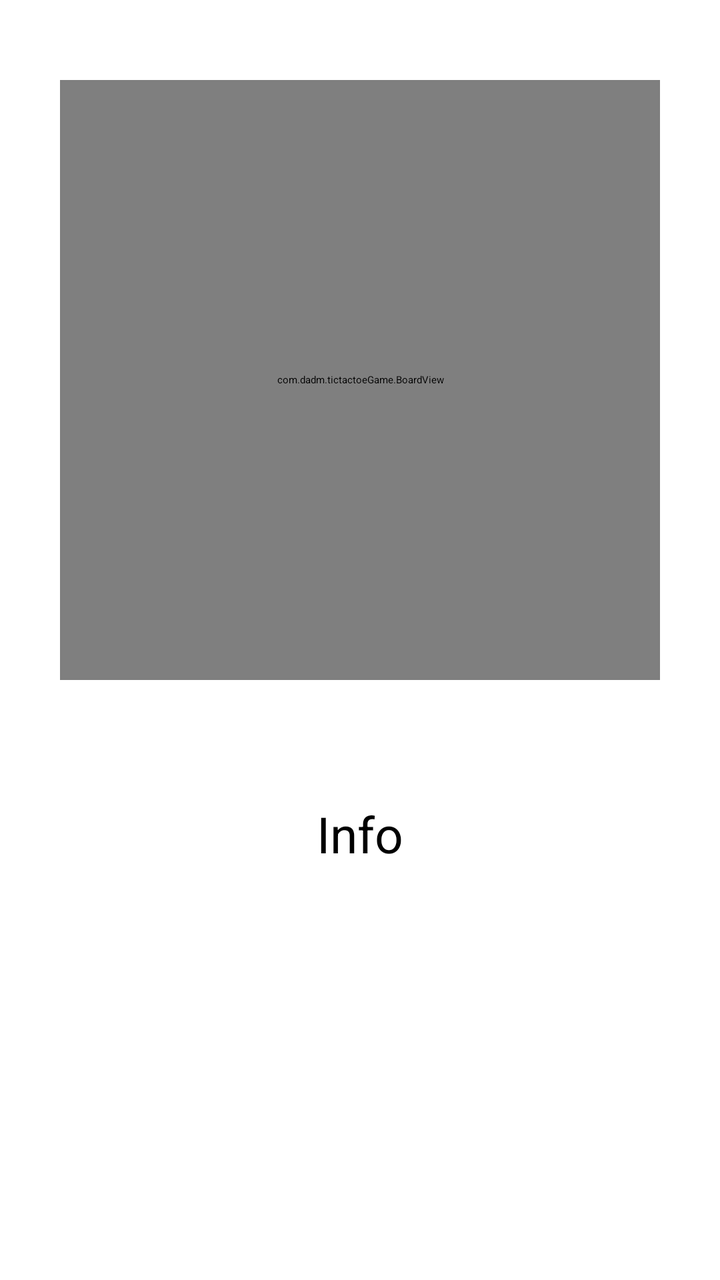
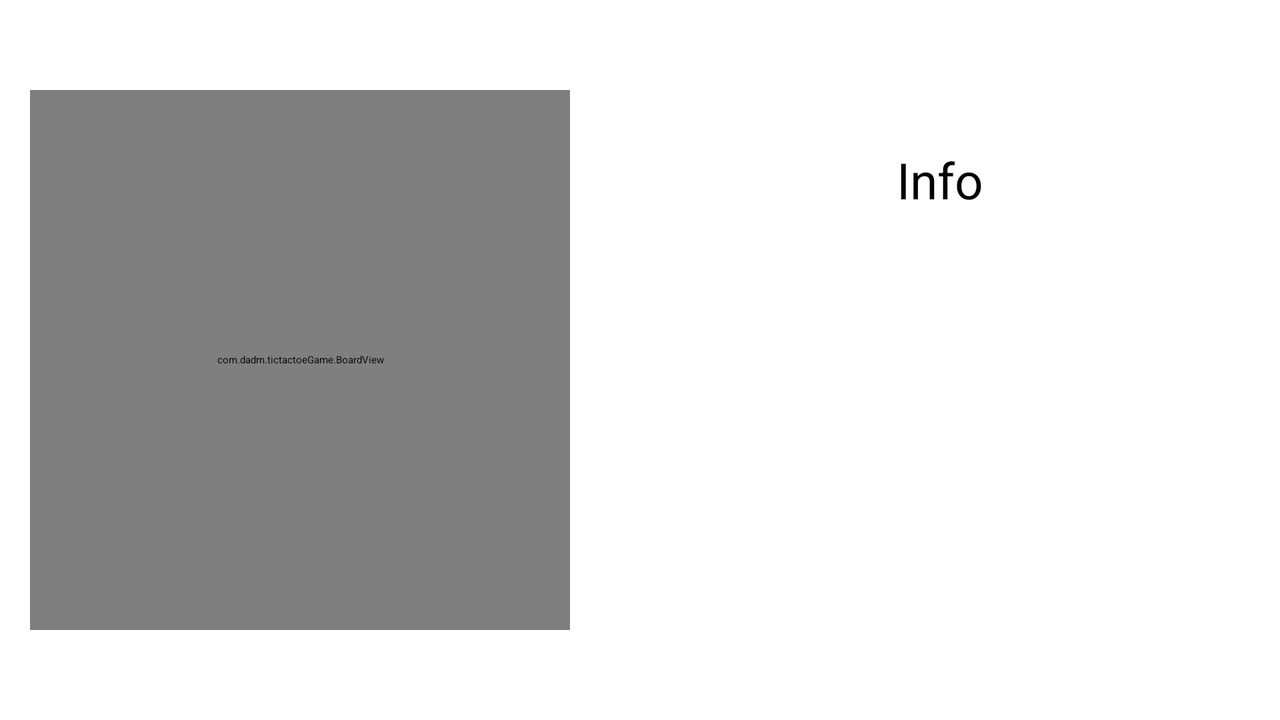

One screen, two layout resources from the same app: the default and the repository's alternative for another configuration. Each is rendered where Android would select it; the XML of both is given below.
<!-- AndroidManifest.xml: application theme Theme.Reto10 -->
<!-- res/layout/main_activity.xml -->
<?xml version="1.0" encoding="utf-8"?>
<LinearLayout
    xmlns:android="http://schemas.android.com/apk/res/android"
    android:layout_width="fill_parent"
    android:layout_height="fill_parent"
    android:orientation="vertical"
    android:gravity="center_horizontal">

    <com.dadm.tictactoeGame.BoardView android:id="@+id/play_grid"
        android:layout_width="300dp"
        android:layout_height="300dp"
        android:layout_margin="40dp"
        android:layout_gravity="center"/>

    <LinearLayout
        android:id="@+id/info_contents"
        android:orientation="vertical"
        android:layout_width="wrap_content"
        android:layout_height="wrap_content"
        android:layout_marginLeft="5dp"
        android:layout_marginRight="5dp"
        android:layout_gravity="center">

        <TextView
            android:id="@+id/information"
            android:layout_width="fill_parent" android:gravity="center_horizontal"
            android:layout_height="wrap_content" android:textSize="25sp"
            android:text="@string/information_space" android:layout_margin="20dp"/>

        <TextView
            android:id="@+id/human_score"
            android:layout_width="330dp"
            android:layout_height="50dp"
            android:fontFamily="sans-serif-medium"
            android:layout_margin="5dp"
            android:gravity="center"
            android:text=""
            android:textSize="25sp" />
        <TextView
            android:id="@+id/tie_score"
            android:layout_width="330dp"
            android:layout_height="50dp"
            android:fontFamily="sans-serif-medium"
            android:layout_margin="5dp"
            android:gravity="center"
            android:text=""
            android:textSize="25sp" />
        <TextView
            android:id="@+id/android_score"
            android:layout_width="330dp"
            android:layout_height="50dp"
            android:fontFamily="sans-serif-medium"
            android:layout_margin="5dp"
            android:gravity="center"
            android:text=""
            android:textSize="25sp" />


    </LinearLayout>

</LinearLayout>
<!-- resources referenced by this layout -->
<resources>
  <string name="information_space">Info</string>
</resources>
<!-- res/layout-land/main_activity.xml (the repository's variant of the layout above) -->
<!-- drawn on the phone turned sideways -->
<?xml version="1.0" encoding="utf-8"?>
<LinearLayout
    xmlns:android="http://schemas.android.com/apk/res/android"
    android:layout_width="fill_parent"
    android:layout_height="fill_parent"
    android:orientation="horizontal"
    android:gravity="center_horizontal">

    <com.dadm.tictactoeGame.BoardView
        android:id="@+id/play_grid"
        android:layout_width="270dp"
        android:layout_height="270dp"
        android:layout_margin="15dp"
        android:layout_gravity="center"/>

    <LinearLayout
        android:id="@+id/info_contents"
        android:orientation="vertical"
        android:layout_width="wrap_content"
        android:layout_height="wrap_content"
        android:layout_marginLeft="5dp"
        android:layout_marginRight="5dp"
        android:layout_gravity="center">

        <TextView
            android:id="@+id/information"
            android:layout_width="fill_parent" android:gravity="center_horizontal"
            android:layout_height="wrap_content" android:textSize="25sp"
            android:text="@string/information_space" android:layout_margin="20dp"/>

        <TextView
            android:id="@+id/human_score"
            android:layout_width="330dp"
            android:layout_height="50dp"
            android:fontFamily="sans-serif-medium"
            android:layout_margin="5dp"
            android:gravity="center"
            android:text=""
            android:textSize="25sp" />
        <TextView
            android:id="@+id/tie_score"
            android:layout_width="330dp"
            android:layout_height="50dp"
            android:fontFamily="sans-serif-medium"
            android:layout_margin="5dp"
            android:gravity="center"
            android:text=""
            android:textSize="25sp" />
        <TextView
            android:id="@+id/android_score"
            android:layout_width="330dp"
            android:layout_height="50dp"
            android:fontFamily="sans-serif-medium"
            android:layout_margin="5dp"
            android:gravity="center"
            android:text=""
            android:textSize="25sp" />


    </LinearLayout>
</LinearLayout>
